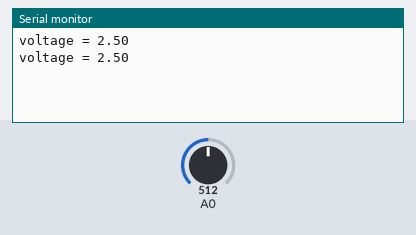
A sketch run on a simulated Arduino Uno, built with avr-gcc and run on an emulated ATmega328P. Parts: the last lines printed to the serial monitor. Inputs (shaded band) come from the test bench; at power-on: A0 = 512.

Above: at 1.8 s.
1.9 s: A0 set to 716
At 2.6 s:
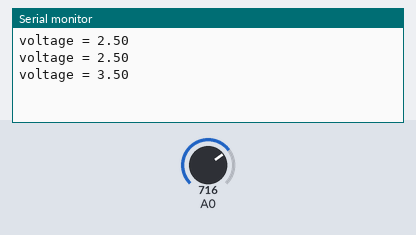
3.4 s: A0 set to 900
At 4.8 s:
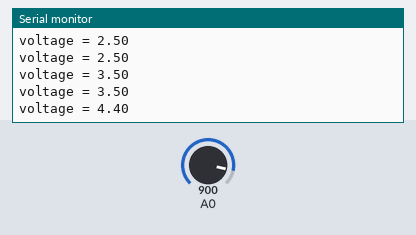
Timing chart, 0 to 6.4 s (numbered marks = the images above; inputs shaded):
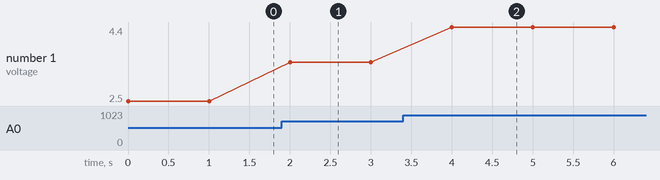

The sketch:

Arduino_Voltage_Monitor_code.ino
```cpp
void setup() {
  Serial.begin(9600); //setup serial
}

void loop() {

  float volt = analogRead(A0); //Read the input pin
  float RealVolt = (volt / 1023) * 5; //Calculating the real voltage value based on the analog sensor reading
  Serial.print("voltage = "); //show character
  Serial.println(RealVolt);//show voltage value
  delay(1000); //waits for asecond
}
```

Measured:
- after the input at 1.9 s, the serial monitor: prints a new line after 0.10 s (image 1)
- after the input at 3.4 s, the serial monitor: prints a new line after 0.60 s (image 2)
- plotted number 1: 2.5 → 3.5 after the input at 1.9 s, 3.5 → 4.4 after the input at 3.4 s
